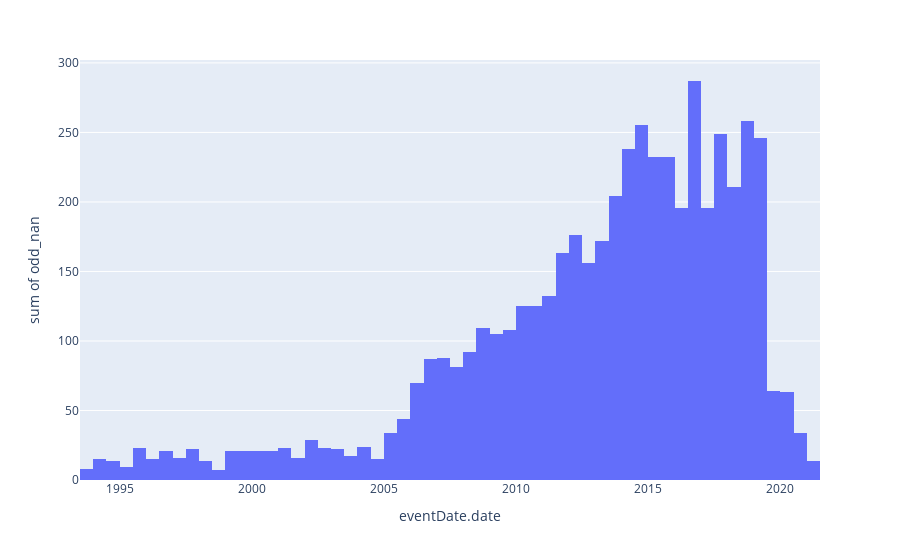

The notebook cell saved with this chart:
### Code cell
import plotly.express as px

events_df['odd_nan']=events_df['f1_odds'].isna()
events_df['odd_nan']=events_df['odd_nan'].astype(int)
px.histogram(events_df, x='eventDate.date', y='odd_nan')

### Figure 1 — Plotly figure (JSON) as saved in the notebook; plotly's stock layout.template omitted (floating-point values rounded to 4 significant figures; data arrays with more than 128 entries replaced by an {"elided": "..."} marker saying what was removed)
{"data": [{"alignmentgroup": "True", "bingroup": "x", "histfunc": "sum", "hovertemplate": "eventDate.date=%{x}<br>sum of odd_nan=%{y}<extra></extra>", "legendgroup": "", "marker": {"color": "#636efa"}, "name": "", "offsetgroup": "", "orientation": "v", "showlegend": false, "type": "histogram", "x": {"elided": "5927 str values"}, "xaxis": "x", "y": {"elided": "5927 int values"}, "yaxis": "y"}], "layout": {"barmode": "relative", "legend": {"tracegroupgap": 0}, "margin": {"t": 60}, "xaxis": {"anchor": "y", "domain": [0, 1], "title": {"text": "eventDate.date"}}, "yaxis": {"anchor": "x", "domain": [0, 1], "title": {"text": "sum of odd_nan"}}}}
